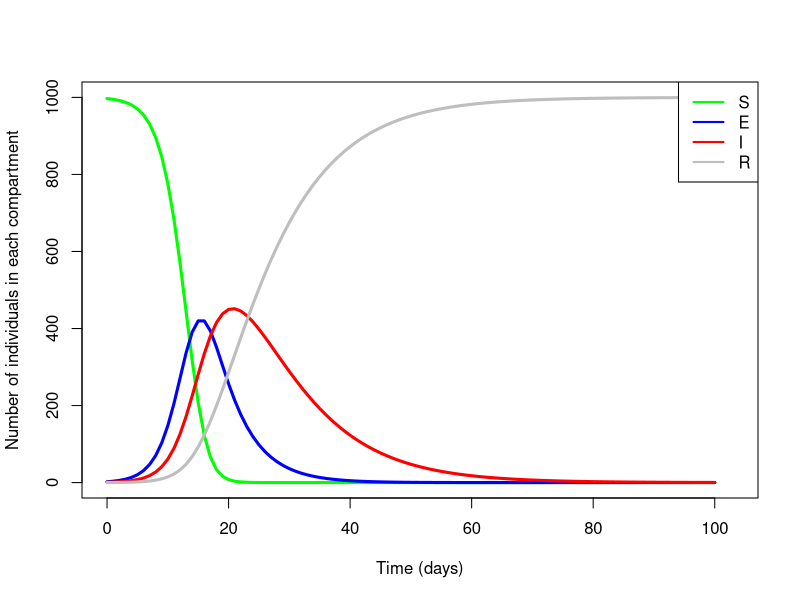
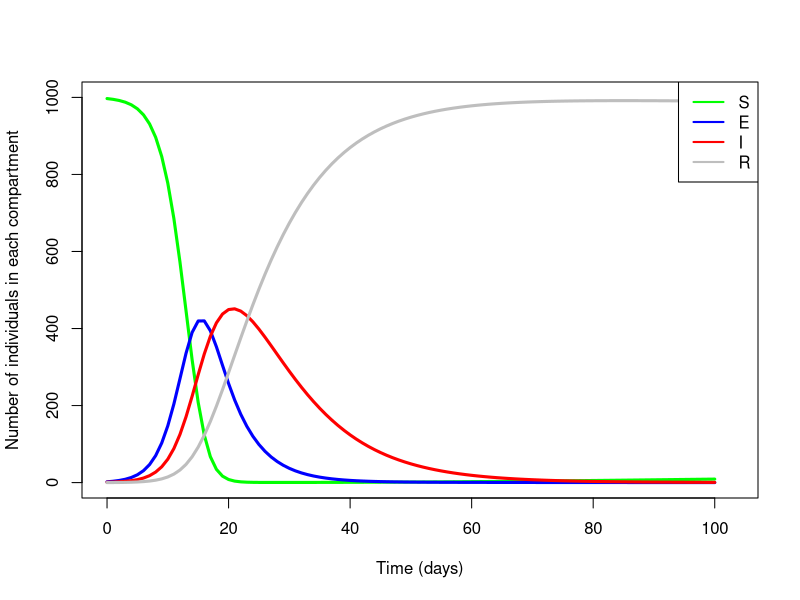
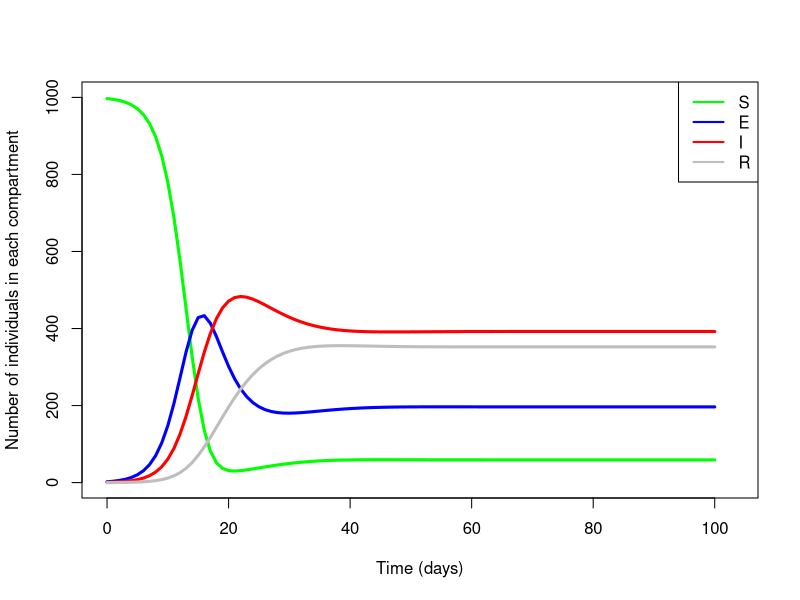
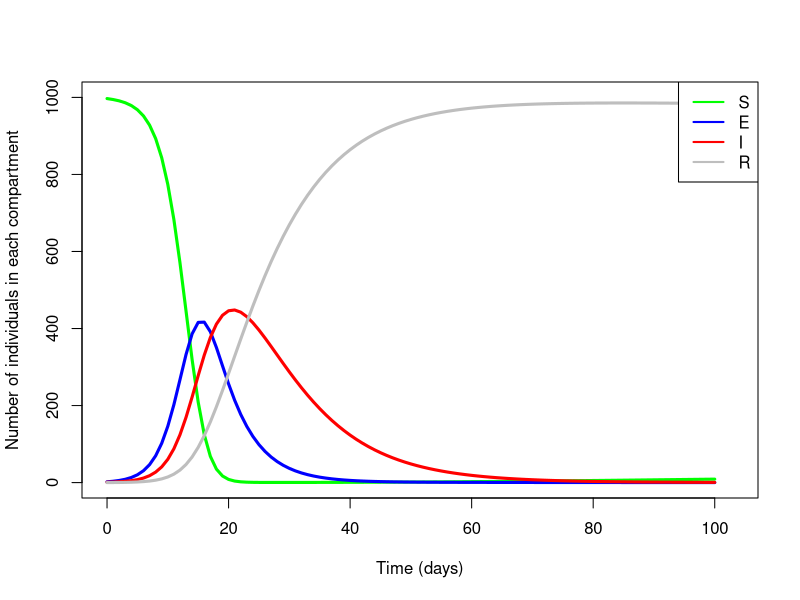

Here is the R script that generated these plots, in order:
## ---- chunk 1
SEIR.model <- function(t, x, parameters){ 
  # Get the current number of individuals in each compartment.
  S <- x[1]
  E <- x[2]
  I <- x[3]
  R <- x[4]
  
  # Get the model parameters.
  beta <- parameters$beta
  rho <- parameters$rho
  gamma <- parameters$gamma
  
  # Calculate the total number of individuals in the system.
  # This is just all the compartments added together.
  N <- S + E + I + R
  
  # Calculate the derivatives (the system of ODEs).
  dS <- -beta*S*I/N
  dE <- beta*S*I/N - rho*E
  dI <- rho*E - gamma*I
  dR <- gamma*I
  
  # Return the derivatives inside a list.
  derivatives <- list(c(dS, dE, dI, dR))
  return(derivatives)
}
## ---- chunk 2
# The initial parameters: how many people are in each compartment at the start of
# the model?
init <- c(S = 997, E = 2, I = 1, R = 0.0)

# The model parameters: what is the transmission rate (beta), progression rate (rho) and recovery rate (gamma).
pars <- list(beta = 1.7, rho = 0.2, gamma = 0.1)

# The solution times: the sequence of times for which to compute the solution.
time <- seq(from = 0, to = 100, by = 1)
## ---- chunk 3
# Load in the deSolve package.
#install.packages("deSolve")
library(deSolve)

# lsoda is a function with inputs: ODE system (as a function), initial conditions,
# parameters and times to compute the solution. The solution for the SIR model is
# stored in 'out'.
out <- lsoda(func = SEIR.model, y = init, parms = pars, times = time)

# Convert the solution into a data.frame. This makes plotting easier.
out <- as.data.frame(out)
head(out)
## ---- chunk 4
# First plot time (x-axis) against the number of susceptible (y-axis).
plot(out$time, out$S,
     type = 'l', col = 'green', ylab = "Number of individuals in each compartment",
     xlab = "Time (days)", lwd = 3, ylim = c(0, 1000), xlim = c(0,103))

# Next, we can add lines for time against infecteds, and time against recovered/removed.
lines(out$time, out$E, col = 'blue', lwd = 3)
lines(out$time, out$I, col = 'red', lwd = 3)
lines(out$time, out$R, col = 'grey', lwd = 3)

# Finally, we can add a legend so we know what lines correspond to what compartment.
legend("topright", legend = c("S","E","I","R"), col = c("green","blue","red","grey"), lwd = 2)
## ---- chunk 5
# view the last days of the model
tail(round(out))
## ---- chunk 6
SEIR.model.exerciseone <- function(t, x, parameters){ 
  # Get the current number of individuals in each compartment.
  S <- x[1]
  E <- x[2]
  I <- x[3]
  R <- x[4]
  
  # Get the model parameters.
  beta <- parameters$beta
  rho <- parameters$rho
  gamma <- parameters$gamma
  mu <- parameters$mu
  
  # Calculate the total number of individuals in the system.
  # This is just all the compartments added together.
  N <- S + E + I + R
  
  # Calculate the derivatives (the system of ODEs).
  dS <- mu*N - beta*S*I/N - mu*S
  dE <- beta*S*I/N - rho*E - mu*E
  dI <- rho*E - gamma*I - mu*I
  dR <- gamma*I - mu*R
  
  # Return the derivatives inside a list.
  derivatives <- list(c(dS, dE, dI, dR))
  return(derivatives)
}

# The initial parameters: how many people are in each compartment at the start of
# the model?
init <- c(S = 997, E = 2, I = 1, R = 0.0)

# The model parameters: what is the transmission rate (beta), progression rate (rho), recovery rate (gamma),
# and birth/death rate (mu).
pars <- list(beta = 1.7, rho = 0.2, gamma = 0.1, mu = 0.0002)

# The solution times: the sequence of times for which to compute the solution.
time <- seq(from = 0, to = 100, by = 1)

# Solve the system using lsoda.
out <- lsoda(func = SEIR.model.exerciseone, y = init, parms = pars, times = time)

# Convert the solution into a data.frame. This makes plotting easier.
out <- as.data.frame(out)
## ---- chunk 7
# Solve the system of ODEs using lsoda.
out <- lsoda(func = SEIR.model.exerciseone, y = init, parms = pars, times = time)

# Convert the solution into a data.frame.
out <- as.data.frame(out)

# Plot the results.
plot(out$time, out$S,
     type = 'l', col = 'green', ylab = "Number of individuals in each compartment",
     xlab = "Time (days)", lwd = 3, ylim = c(0, 1000), xlim = c(0,103))

# Next, we can add lines for time against infecteds, and time against recovered/removed.
lines(out$time, out$E, col = 'blue', lwd = 3)
lines(out$time, out$I, col = 'red', lwd = 3)
lines(out$time, out$R, col = 'grey', lwd = 3)

# Finally, we can add a legend so we know what lines correspond to what compartment.
legend("topright", legend = c("S","E","I","R"), col = c("green","blue","red","grey"), lwd = 2)
## ---- chunk 8
# view the last days of the model
tail(round(out))
## ---- chunk 9
SEIRT.model <- function(t, x, parameters){ 
  # Get the current number of individuals in each compartment.
  S <- x[1]
  E <- x[2]
  I <- x[3]
  R <- x[4]
  
  # Get the model parameters.
  beta <- parameters$beta
  rho <- parameters$rho
  gamma <- parameters$gamma
  mu <- parameters$mu
  alpha <- parameters$alpha
  
  # Calculate the total number of individuals in the system.
  # This is just all the compartments added together.
  N <- S + E + I + R 
  
  # Calculate the derivatives (the system of ODEs).
  dS <- alpha*R + mu*N - beta*S*I/N - mu*S
  dE <- beta*S*I/N - rho*E - mu*E
  dI <- rho*E - gamma*I - mu*I
  dR <- gamma*I  - mu*R - alpha*R

  # Return the derivatives inside a list.
  derivatives <- list(c(dS, dE, dI, dR))
  return(derivatives)
}

# The initial parameters: how many people are in each compartment at the start of
# the model?
init <- c(S = 997, E = 2, I = 1, R = 0)

# The model parameters: what is the transmission rate (beta), progression rate (rho), recovery rate (gamma),
# birth/death rate (mu), and rate at which individuals move from the infectious compartment to the temporarily immune compartment (alpha).
pars <- list(beta = 1.7, rho = 0.2, gamma = 0.1, mu = 0.0002, alpha = 1/9)

# The solution times: the sequence of times for which to compute the solution.
time <- seq(from = 0, to = 100, by = 1)

# Solve the system using lsoda.
out <- lsoda(func = SEIRT.model, y = init, parms = pars, times = time)

# Convert the solution into a data.frame. This makes plotting easier.
out <- as.data.frame(out)


# Plot the results.
plot(out$time, out$S,
     type = 'l', col = 'green', ylab = "Number of individuals in each compartment",
     xlab = "Time (days)", lwd = 3, ylim = c(0, 1000), xlim = c(0,103))

# Next, we can add lines for time against infecteds, and time against recovered/removed.
lines(out$time, out$E, col = 'blue', lwd = 3)
lines(out$time, out$I, col = 'red', lwd = 3)
lines(out$time, out$R, col = 'grey', lwd = 3)

# Finally, we can add a legend so we know what lines correspond to what compartment.
legend("topright", legend = c("S","E","I","R"), col = c("green","blue","red","grey"), lwd = 2)
## ---- chunk 10
# view the last days of the model
tail(round(out))
## ---- chunk 11
SEIRV.model <- function(t, x, parameters){ 
  # Get the current number of individuals in each compartment.
  S <- x[1]
  E <- x[2]
  I <- x[3]
  R <- x[4]
  V <- x[5]
  
  # Get the model parameters.
  beta <- parameters$beta
  rho <- parameters$rho
  gamma <- parameters$gamma
  mu <- parameters$mu
  v <- parameters$v
  
  # Calculate the total number of individuals in the system.
  # This is just all the compartments added together.
  N <- S + E + I + R + V
  
  # Calculate the derivatives (the system of ODEs).
  dS <- mu*N - beta*S*I/N - mu*S - v*S
  dE <- beta*S*I/N - rho*E - mu*E
  dI <- rho*E - gamma*I - mu*I
  dR <- gamma*I - mu*R
  dV <- v*S - mu*V
  
  # Return the derivatives inside a list.
  derivatives <- list(c(dS, dE, dI, dR, dV))
  return(derivatives)
}

# The initial parameters: how many people are in each compartment at the start of
# the model?
init <- c(S = 997, E = 2, I = 1, R = 0.0, V = 0.0)

# The model parameters: what is the transmission rate (beta), progression rate (rho), recovery rate (gamma),
# birth/death rate (mu), vaccination rate (v), and recovery rate for vaccinated individuals (gamma_v).
pars <- list(beta = 1.7, rho = 0.2, gamma = 0.1, gamma_v = 0.2, mu = 0.0002, v = 0.0005)

# The solution times: the sequence of times for which to compute the solution.
time <- seq(from = 0, to = 100, by = 1)

# Solve the system using lsoda.
out <- lsoda(func = SEIRV.model, y = init, parms = pars, times = time)

# Convert the solution into a data.frame. This makes plotting easier.
out <- as.data.frame(out)
head(round(out))
## ---- chunk 12
# Plot the results.
plot(out$time, out$S,
     type = 'l', col = 'green', ylab = "Number of individuals in each compartment",
     xlab = "Time (days)", lwd = 3, ylim = c(0, 1000), xlim = c(0,103))

# Next, we can add lines for time against infecteds, and time against recovered/removed.
lines(out$time, out$E, col = 'blue', lwd = 3)
lines(out$time, out$I, col = 'red', lwd = 3)
lines(out$time, out$R, col = 'grey', lwd = 3)

# Finally, we can add a legend so we know what lines correspond to what compartment.
legend("topright", legend = c("S","E","I","R"), col = c("green","blue","red","grey"), lwd = 2)
## ---- chunk 13
# view the last days of the model
tail(round(out))
## ---- chunk 14

beta <- 1.7
rho <- 0.2
gamma <- 0.1
alpha <- 0.0005
mu <- 0.0002

R0 = beta*mu*rho/((alpha*gamma*mu)+(alpha+gamma)*(mu*mu)+(mu*mu*mu)+((alpha*gamma)+(alpha+gamma)*mu+(mu*mu))*rho)
print(R0)

# An R0 of 4.842605 in disease modeling means that each infected person, on average, will transmit the disease to 4.842605 other individuals. 
# An R0 value above 1 indicates that the disease is likely to spread through a population.
## ---- chunk 15
# Calculate the herd immunity threshold
R0 <- 4.842605
HIT <- (1 - 1/R0)
HIT
